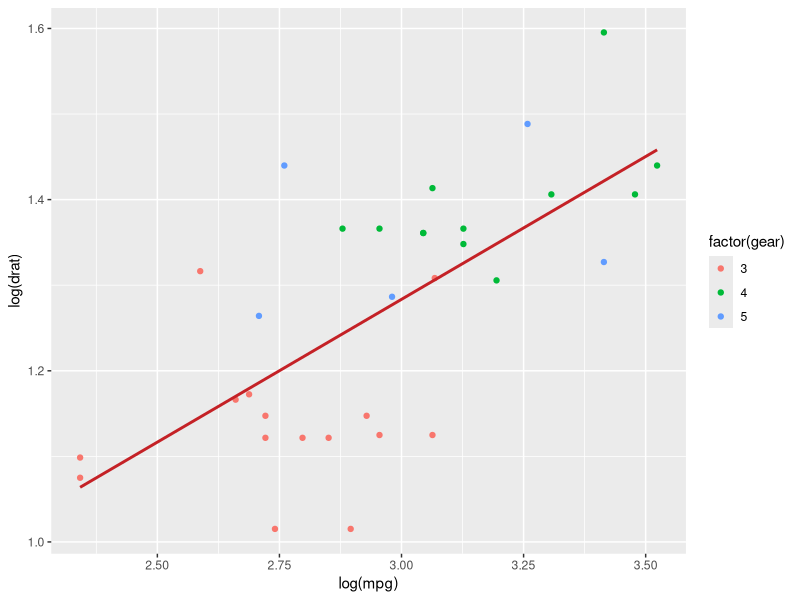

The R script that drew this image:
library(ggplot2)  
 
ggplot(mtcars, aes(x = log(mpg), y = log(drat))) +geom_point(aes(color = factor(gear))) + stat_smooth(method = "lm",col = "#C42126",se = FALSE,size = 1)  
